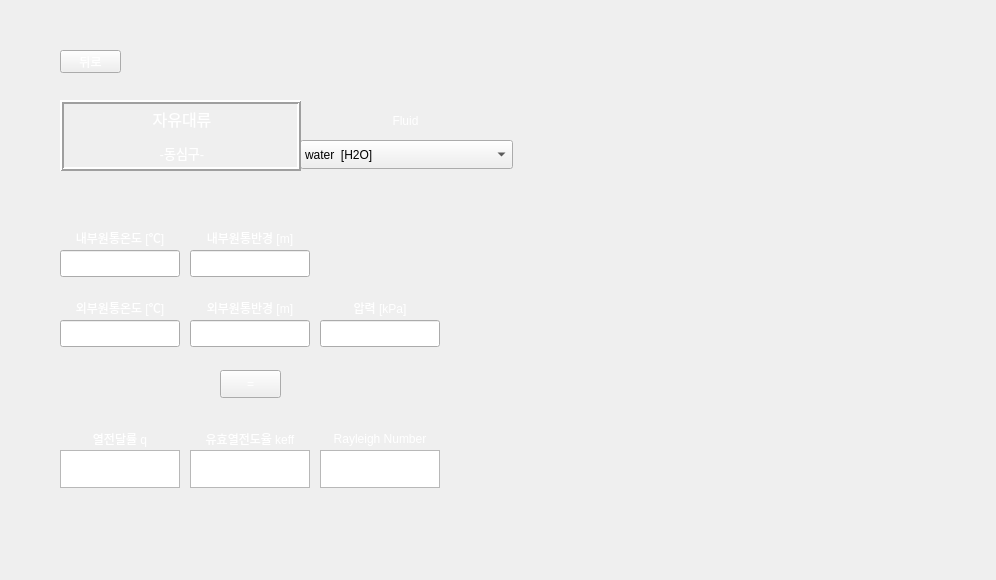
<?xml version="1.0" encoding="UTF-8"?>
<ui version="4.0">
 <class>Form</class>
 <widget class="QWidget" name="Form">
  <property name="geometry">
   <rect>
    <x>0</x>
    <y>0</y>
    <width>996</width>
    <height>580</height>
   </rect>
  </property>
  <property name="minimumSize">
   <size>
    <width>996</width>
    <height>580</height>
   </size>
  </property>
  <property name="maximumSize">
   <size>
    <width>996</width>
    <height>580</height>
   </size>
  </property>
  <property name="windowTitle">
   <string>Form</string>
  </property>
  <property name="styleSheet">
   <string notr="true"/>
  </property>
  <widget class="QPushButton" name="pushButton">
   <property name="geometry">
    <rect>
     <x>60</x>
     <y>50</y>
     <width>61</width>
     <height>23</height>
    </rect>
   </property>
   <property name="styleSheet">
    <string notr="true">QPushButton {
color: qlineargradient(spread:pad, x1:0, y1:1, x2:1, y2:0, stop:0 rgba(255, 255, 255, 255), stop:1 rgba(255, 255, 255, 255));
background-image: url(:/background/버튼2.png);
font: 10pt &quot;맑은 고딕&quot;;
}
QPushButton:hover{
border-image: url(:/background/버튼클릭2.png);
}</string>
   </property>
   <property name="text">
    <string>뒤로</string>
   </property>
  </widget>
  <widget class="QPushButton" name="pushButton_2">
   <property name="geometry">
    <rect>
     <x>220</x>
     <y>370</y>
     <width>61</width>
     <height>28</height>
    </rect>
   </property>
   <property name="styleSheet">
    <string notr="true">QPushButton {
color: qlineargradient(spread:pad, x1:0, y1:1, x2:1, y2:0, stop:0 rgba(255, 255, 255, 255), stop:1 rgba(255, 255, 255, 255));
background-image: url(:/background/버튼2.png);
font: 10pt &quot;맑은 고딕&quot;;
}
QPushButton:hover{
border-image: url(:/background/버튼클릭2.png);
}</string>
   </property>
   <property name="text">
    <string>=</string>
   </property>
  </widget>
  <widget class="QLabel" name="label">
   <property name="geometry">
    <rect>
     <x>60</x>
     <y>220</y>
     <width>120</width>
     <height>35</height>
    </rect>
   </property>
   <property name="styleSheet">
    <string notr="true">color: qlineargradient(spread:pad, x1:0, y1:1, x2:1, y2:0, stop:0 rgba(255, 255, 255, 255), stop:1 rgba(255, 255, 255, 255));
background-image: url(:/background/버튼2.png);
font: 8pt &quot;맑은 고딕&quot;;</string>
   </property>
   <property name="text">
    <string>내부원통온도 [℃]</string>
   </property>
   <property name="alignment">
    <set>Qt::AlignCenter</set>
   </property>
  </widget>
  <widget class="QLabel" name="label_3">
   <property name="geometry">
    <rect>
     <x>190</x>
     <y>220</y>
     <width>120</width>
     <height>35</height>
    </rect>
   </property>
   <property name="styleSheet">
    <string notr="true">color: qlineargradient(spread:pad, x1:0, y1:1, x2:1, y2:0, stop:0 rgba(255, 255, 255, 255), stop:1 rgba(255, 255, 255, 255));
background-image: url(:/background/버튼2.png);
font: 8pt &quot;맑은 고딕&quot;;</string>
   </property>
   <property name="text">
    <string>내부원통반경 [m]</string>
   </property>
   <property name="alignment">
    <set>Qt::AlignCenter</set>
   </property>
  </widget>
  <widget class="QLabel" name="label_5">
   <property name="geometry">
    <rect>
     <x>300</x>
     <y>102</y>
     <width>211</width>
     <height>38</height>
    </rect>
   </property>
   <property name="styleSheet">
    <string notr="true">color: qlineargradient(spread:pad, x1:0, y1:1, x2:1, y2:0, stop:0 rgba(255, 255, 255, 255), stop:1 rgba(255, 255, 255, 255));
background-image: url(:/background/버튼2.png);
font: 12pt &quot;맑은 고딕&quot;;</string>
   </property>
   <property name="text">
    <string>Fluid</string>
   </property>
   <property name="alignment">
    <set>Qt::AlignCenter</set>
   </property>
  </widget>
  <widget class="QLineEdit" name="lineEdit">
   <property name="geometry">
    <rect>
     <x>60</x>
     <y>250</y>
     <width>120</width>
     <height>27</height>
    </rect>
   </property>
   <property name="styleSheet">
    <string notr="true">font: 12pt &quot;맑은 고딕&quot;;
background-image: url(:/background/하얀거.png);</string>
   </property>
  </widget>
  <widget class="QLineEdit" name="lineEdit_3">
   <property name="geometry">
    <rect>
     <x>190</x>
     <y>250</y>
     <width>120</width>
     <height>27</height>
    </rect>
   </property>
   <property name="styleSheet">
    <string notr="true">font: 12pt &quot;맑은 고딕&quot;;
background-image: url(:/background/하얀거.png);</string>
   </property>
  </widget>
  <widget class="QLabel" name="label_2">
   <property name="geometry">
    <rect>
     <x>60</x>
     <y>290</y>
     <width>120</width>
     <height>35</height>
    </rect>
   </property>
   <property name="styleSheet">
    <string notr="true">color: qlineargradient(spread:pad, x1:0, y1:1, x2:1, y2:0, stop:0 rgba(255, 255, 255, 255), stop:1 rgba(255, 255, 255, 255));
background-image: url(:/background/버튼2.png);
font: 8pt &quot;맑은 고딕&quot;;</string>
   </property>
   <property name="text">
    <string>외부원통온도 [℃]</string>
   </property>
   <property name="alignment">
    <set>Qt::AlignCenter</set>
   </property>
  </widget>
  <widget class="QLabel" name="label_4">
   <property name="geometry">
    <rect>
     <x>190</x>
     <y>290</y>
     <width>120</width>
     <height>35</height>
    </rect>
   </property>
   <property name="styleSheet">
    <string notr="true">color: qlineargradient(spread:pad, x1:0, y1:1, x2:1, y2:0, stop:0 rgba(255, 255, 255, 255), stop:1 rgba(255, 255, 255, 255));
background-image: url(:/background/버튼2.png);
font: 8pt &quot;맑은 고딕&quot;;</string>
   </property>
   <property name="text">
    <string>외부원통반경 [m]</string>
   </property>
   <property name="alignment">
    <set>Qt::AlignCenter</set>
   </property>
  </widget>
  <widget class="QLabel" name="label_6">
   <property name="geometry">
    <rect>
     <x>320</x>
     <y>290</y>
     <width>120</width>
     <height>35</height>
    </rect>
   </property>
   <property name="styleSheet">
    <string notr="true">color: qlineargradient(spread:pad, x1:0, y1:1, x2:1, y2:0, stop:0 rgba(255, 255, 255, 255), stop:1 rgba(255, 255, 255, 255));
background-image: url(:/background/버튼2.png);
font: 8pt &quot;맑은 고딕&quot;;</string>
   </property>
   <property name="text">
    <string>압력 [kPa]</string>
   </property>
   <property name="alignment">
    <set>Qt::AlignCenter</set>
   </property>
  </widget>
  <widget class="QLineEdit" name="lineEdit_2">
   <property name="geometry">
    <rect>
     <x>60</x>
     <y>320</y>
     <width>120</width>
     <height>27</height>
    </rect>
   </property>
   <property name="styleSheet">
    <string notr="true">font: 12pt &quot;맑은 고딕&quot;;
background-image: url(:/background/하얀거.png);</string>
   </property>
  </widget>
  <widget class="QLineEdit" name="lineEdit_4">
   <property name="geometry">
    <rect>
     <x>190</x>
     <y>320</y>
     <width>120</width>
     <height>27</height>
    </rect>
   </property>
   <property name="styleSheet">
    <string notr="true">font: 12pt &quot;맑은 고딕&quot;;
background-image: url(:/background/하얀거.png);</string>
   </property>
  </widget>
  <widget class="QLineEdit" name="lineEdit_6">
   <property name="geometry">
    <rect>
     <x>320</x>
     <y>320</y>
     <width>120</width>
     <height>27</height>
    </rect>
   </property>
   <property name="styleSheet">
    <string notr="true">font: 12pt &quot;맑은 고딕&quot;;
background-image: url(:/background/하얀거.png);</string>
   </property>
  </widget>
  <widget class="QLabel" name="label_8">
   <property name="geometry">
    <rect>
     <x>60</x>
     <y>420</y>
     <width>120</width>
     <height>38</height>
    </rect>
   </property>
   <property name="styleSheet">
    <string notr="true">color: qlineargradient(spread:pad, x1:0, y1:1, x2:1, y2:0, stop:0 rgba(255, 255, 255, 255), stop:1 rgba(255, 255, 255, 255));
background-image: url(:/background/버튼2.png);
font: 8pt &quot;맑은 고딕&quot;;</string>
   </property>
   <property name="text">
    <string>열전달률 q</string>
   </property>
   <property name="alignment">
    <set>Qt::AlignCenter</set>
   </property>
  </widget>
  <widget class="QLabel" name="label_7">
   <property name="geometry">
    <rect>
     <x>190</x>
     <y>420</y>
     <width>120</width>
     <height>38</height>
    </rect>
   </property>
   <property name="styleSheet">
    <string notr="true">color: qlineargradient(spread:pad, x1:0, y1:1, x2:1, y2:0, stop:0 rgba(255, 255, 255, 255), stop:1 rgba(255, 255, 255, 255));
background-image: url(:/background/버튼2.png);
font: 8pt &quot;맑은 고딕&quot;;</string>
   </property>
   <property name="text">
    <string>유효열전도율 keff</string>
   </property>
   <property name="alignment">
    <set>Qt::AlignCenter</set>
   </property>
  </widget>
  <widget class="QLabel" name="label_9">
   <property name="geometry">
    <rect>
     <x>320</x>
     <y>420</y>
     <width>120</width>
     <height>38</height>
    </rect>
   </property>
   <property name="styleSheet">
    <string notr="true">color: qlineargradient(spread:pad, x1:0, y1:1, x2:1, y2:0, stop:0 rgba(255, 255, 255, 255), stop:1 rgba(255, 255, 255, 255));
background-image: url(:/background/버튼2.png);
font: 8pt &quot;맑은 고딕&quot;;</string>
   </property>
   <property name="text">
    <string>Rayleigh Number</string>
   </property>
   <property name="alignment">
    <set>Qt::AlignCenter</set>
   </property>
  </widget>
  <widget class="QTextBrowser" name="textBrowser">
   <property name="geometry">
    <rect>
     <x>60</x>
     <y>450</y>
     <width>120</width>
     <height>38</height>
    </rect>
   </property>
   <property name="sizePolicy">
    <sizepolicy hsizetype="Fixed" vsizetype="Preferred">
     <horstretch>0</horstretch>
     <verstretch>0</verstretch>
    </sizepolicy>
   </property>
   <property name="maximumSize">
    <size>
     <width>122</width>
     <height>38</height>
    </size>
   </property>
   <property name="styleSheet">
    <string notr="true">font: 12pt &quot;맑은 고딕&quot;;
background-image: url(:/background/하얀거.png);</string>
   </property>
  </widget>
  <widget class="QTextBrowser" name="textBrowser_2">
   <property name="geometry">
    <rect>
     <x>190</x>
     <y>450</y>
     <width>120</width>
     <height>38</height>
    </rect>
   </property>
   <property name="sizePolicy">
    <sizepolicy hsizetype="Fixed" vsizetype="Preferred">
     <horstretch>0</horstretch>
     <verstretch>0</verstretch>
    </sizepolicy>
   </property>
   <property name="maximumSize">
    <size>
     <width>122</width>
     <height>38</height>
    </size>
   </property>
   <property name="styleSheet">
    <string notr="true">font: 12pt &quot;맑은 고딕&quot;;
background-image: url(:/background/하얀거.png);</string>
   </property>
  </widget>
  <widget class="QTextBrowser" name="textBrowser_3">
   <property name="geometry">
    <rect>
     <x>320</x>
     <y>450</y>
     <width>120</width>
     <height>38</height>
    </rect>
   </property>
   <property name="sizePolicy">
    <sizepolicy hsizetype="Fixed" vsizetype="Preferred">
     <horstretch>0</horstretch>
     <verstretch>0</verstretch>
    </sizepolicy>
   </property>
   <property name="maximumSize">
    <size>
     <width>122</width>
     <height>38</height>
    </size>
   </property>
   <property name="styleSheet">
    <string notr="true">font: 12pt &quot;맑은 고딕&quot;;
background-image: url(:/background/하얀거.png);</string>
   </property>
  </widget>
  <widget class="QLabel" name="label_10">
   <property name="geometry">
    <rect>
     <x>0</x>
     <y>0</y>
     <width>996</width>
     <height>580</height>
    </rect>
   </property>
   <property name="styleSheet">
    <string notr="true">image: url(:/background/배경2.png);</string>
   </property>
   <property name="text">
    <string/>
   </property>
  </widget>
  <widget class="QLabel" name="label_11">
   <property name="geometry">
    <rect>
     <x>540</x>
     <y>45</y>
     <width>411</width>
     <height>491</height>
    </rect>
   </property>
   <property name="styleSheet">
    <string notr="true">image: url(:/background/fc concentric sphere.PNG);</string>
   </property>
   <property name="text">
    <string/>
   </property>
  </widget>
  <widget class="QLabel" name="label_12">
   <property name="geometry">
    <rect>
     <x>550</x>
     <y>380</y>
     <width>381</width>
     <height>121</height>
    </rect>
   </property>
   <property name="styleSheet">
    <string notr="true">image: url(:/background/fc concentric sphere-2.PNG);</string>
   </property>
   <property name="text">
    <string/>
   </property>
  </widget>
  <widget class="QComboBox" name="comboBox">
   <property name="geometry">
    <rect>
     <x>300</x>
     <y>140</y>
     <width>213</width>
     <height>29</height>
    </rect>
   </property>
   <property name="styleSheet">
    <string notr="true">background-image: url(:/background/하얀거.png);
font: 10pt &quot;맑은 고딕&quot;;</string>
   </property>
   <item>
    <property name="text">
     <string>water  [H2O]</string>
    </property>
   </item>
   <item>
    <property name="text">
     <string>air</string>
    </property>
   </item>
   <item>
    <property name="text">
     <string>1-Butene  [C4H8]</string>
    </property>
   </item>
   <item>
    <property name="text">
     <string>Acetone  [C3H6O]</string>
    </property>
   </item>
   <item>
    <property name="text">
     <string>Ammonia  [NH3]</string>
    </property>
   </item>
   <item>
    <property name="text">
     <string>Argon  [Ar]</string>
    </property>
   </item>
   <item>
    <property name="text">
     <string>Benzene  [C6H6]</string>
    </property>
   </item>
   <item>
    <property name="text">
     <string>CarbonDioxide  [CO2]</string>
    </property>
   </item>
   <item>
    <property name="text">
     <string>CarbonMonoxide  [CO]</string>
    </property>
   </item>
   <item>
    <property name="text">
     <string>CarbonylSulfide  [COS]</string>
    </property>
   </item>
   <item>
    <property name="text">
     <string>CycloHexane  [C6H12]</string>
    </property>
   </item>
   <item>
    <property name="text">
     <string>CycloPropane  [C3H6]</string>
    </property>
   </item>
   <item>
    <property name="text">
     <string>Cyclopentane  [C5H10]</string>
    </property>
   </item>
   <item>
    <property name="text">
     <string>D4  [C8H24O4Si4]</string>
    </property>
   </item>
   <item>
    <property name="text">
     <string>D5  [C10H30O5Si5]</string>
    </property>
   </item>
   <item>
    <property name="text">
     <string>D6  [C12H36O6Si6]</string>
    </property>
   </item>
   <item>
    <property name="text">
     <string>Deuterium  [D2]</string>
    </property>
   </item>
   <item>
    <property name="text">
     <string>Dichloroethane  [C2Cl2H4]</string>
    </property>
   </item>
   <item>
    <property name="text">
     <string>DiethylEther  [C4H10O]</string>
    </property>
   </item>
   <item>
    <property name="text">
     <string>DimethylCarbonate  [C3H6O3]</string>
    </property>
   </item>
   <item>
    <property name="text">
     <string>DimethylEther  [C2H6O]</string>
    </property>
   </item>
   <item>
    <property name="text">
     <string>Ethane  [C2H6]</string>
    </property>
   </item>
   <item>
    <property name="text">
     <string>Ethanol  [C2H6O]</string>
    </property>
   </item>
   <item>
    <property name="text">
     <string>EthylBenzene  [C8H10]</string>
    </property>
   </item>
   <item>
    <property name="text">
     <string>Ethylene  [C2H4]</string>
    </property>
   </item>
   <item>
    <property name="text">
     <string>EthyleneOxide  [C2H4O]</string>
    </property>
   </item>
   <item>
    <property name="text">
     <string>Fluorine  [F2]</string>
    </property>
   </item>
   <item>
    <property name="text">
     <string>HFE143m  [C2F3H3O]</string>
    </property>
   </item>
   <item>
    <property name="text">
     <string>HeavyWater  [D2O]</string>
    </property>
   </item>
   <item>
    <property name="text">
     <string>Helium  [He]</string>
    </property>
   </item>
   <item>
    <property name="text">
     <string>Hydrogen  [H2]</string>
    </property>
   </item>
   <item>
    <property name="text">
     <string>HydrogenChloride  [ClH]</string>
    </property>
   </item>
   <item>
    <property name="text">
     <string>HydrogenSulfide  [H2S]</string>
    </property>
   </item>
   <item>
    <property name="text">
     <string>IsoButane  [C4H10]</string>
    </property>
   </item>
   <item>
    <property name="text">
     <string>IsoButene  [C4H8]</string>
    </property>
   </item>
   <item>
    <property name="text">
     <string>Isohexane  [C6H14]</string>
    </property>
   </item>
   <item>
    <property name="text">
     <string>Isopentane  [C5H12]</string>
    </property>
   </item>
   <item>
    <property name="text">
     <string>Krypton  [Kr]</string>
    </property>
   </item>
   <item>
    <property name="text">
     <string>MD2M  [C10H30O3Si4]</string>
    </property>
   </item>
   <item>
    <property name="text">
     <string>MD3M  [C12H36O4Si5]</string>
    </property>
   </item>
   <item>
    <property name="text">
     <string>MD4M  [C14H42O5Si6]</string>
    </property>
   </item>
   <item>
    <property name="text">
     <string>MDM  [C8H24O2Si3]</string>
    </property>
   </item>
   <item>
    <property name="text">
     <string>MM  [C6H18OSi2]</string>
    </property>
   </item>
   <item>
    <property name="text">
     <string>Methane  [CH4]</string>
    </property>
   </item>
   <item>
    <property name="text">
     <string>Methanol  [CH4O]</string>
    </property>
   </item>
   <item>
    <property name="text">
     <string>MethylLinoleate  [C19H34O2]</string>
    </property>
   </item>
   <item>
    <property name="text">
     <string>MethylLinolenate  [C19H32O2]</string>
    </property>
   </item>
   <item>
    <property name="text">
     <string>MethylOleate  [C19H36O2]</string>
    </property>
   </item>
   <item>
    <property name="text">
     <string>MethylPalmitate  [C17H34O2]</string>
    </property>
   </item>
   <item>
    <property name="text">
     <string>MethylStearate  [C19H38O2]</string>
    </property>
   </item>
   <item>
    <property name="text">
     <string>Neon  [Ne]</string>
    </property>
   </item>
   <item>
    <property name="text">
     <string>Neopentane  [C5H12]</string>
    </property>
   </item>
   <item>
    <property name="text">
     <string>Nitrogen  [N2]</string>
    </property>
   </item>
   <item>
    <property name="text">
     <string>NitrousOxide  [N2O]</string>
    </property>
   </item>
   <item>
    <property name="text">
     <string>Novec649  [C6F12O]</string>
    </property>
   </item>
   <item>
    <property name="text">
     <string>OrthoDeuterium</string>
    </property>
   </item>
   <item>
    <property name="text">
     <string>OrthoHydrogen</string>
    </property>
   </item>
   <item>
    <property name="text">
     <string>Oxygen  [O2]</string>
    </property>
   </item>
   <item>
    <property name="text">
     <string>ParaDeuterium</string>
    </property>
   </item>
   <item>
    <property name="text">
     <string>ParaHydrogen</string>
    </property>
   </item>
   <item>
    <property name="text">
     <string>Propylene  [C3H6]</string>
    </property>
   </item>
   <item>
    <property name="text">
     <string>Propyne  [C3H4]</string>
    </property>
   </item>
   <item>
    <property name="text">
     <string>R11</string>
    </property>
   </item>
   <item>
    <property name="text">
     <string>R113</string>
    </property>
   </item>
   <item>
    <property name="text">
     <string>R114</string>
    </property>
   </item>
   <item>
    <property name="text">
     <string>R115</string>
    </property>
   </item>
   <item>
    <property name="text">
     <string>R116</string>
    </property>
   </item>
   <item>
    <property name="text">
     <string>R12</string>
    </property>
   </item>
   <item>
    <property name="text">
     <string>R123</string>
    </property>
   </item>
   <item>
    <property name="text">
     <string>R1233zd(E)</string>
    </property>
   </item>
   <item>
    <property name="text">
     <string>R1234yf</string>
    </property>
   </item>
   <item>
    <property name="text">
     <string>R1234ze(E)</string>
    </property>
   </item>
   <item>
    <property name="text">
     <string>R1234ze(Z)</string>
    </property>
   </item>
   <item>
    <property name="text">
     <string>R124</string>
    </property>
   </item>
   <item>
    <property name="text">
     <string>R1243zf</string>
    </property>
   </item>
   <item>
    <property name="text">
     <string>R125</string>
    </property>
   </item>
   <item>
    <property name="text">
     <string>R13</string>
    </property>
   </item>
   <item>
    <property name="text">
     <string>R134a</string>
    </property>
   </item>
   <item>
    <property name="text">
     <string>R13l1</string>
    </property>
   </item>
   <item>
    <property name="text">
     <string>R14</string>
    </property>
   </item>
   <item>
    <property name="text">
     <string>R141b</string>
    </property>
   </item>
   <item>
    <property name="text">
     <string>R142b</string>
    </property>
   </item>
   <item>
    <property name="text">
     <string>R143a</string>
    </property>
   </item>
   <item>
    <property name="text">
     <string>R152A</string>
    </property>
   </item>
   <item>
    <property name="text">
     <string>R161</string>
    </property>
   </item>
   <item>
    <property name="text">
     <string>R21</string>
    </property>
   </item>
   <item>
    <property name="text">
     <string>R218</string>
    </property>
   </item>
   <item>
    <property name="text">
     <string>R22</string>
    </property>
   </item>
   <item>
    <property name="text">
     <string>R227EA</string>
    </property>
   </item>
   <item>
    <property name="text">
     <string>R23</string>
    </property>
   </item>
   <item>
    <property name="text">
     <string>R236EA</string>
    </property>
   </item>
   <item>
    <property name="text">
     <string>R236FA</string>
    </property>
   </item>
   <item>
    <property name="text">
     <string>R245ca</string>
    </property>
   </item>
   <item>
    <property name="text">
     <string>R245fa</string>
    </property>
   </item>
   <item>
    <property name="text">
     <string>R32</string>
    </property>
   </item>
   <item>
    <property name="text">
     <string>R365MFC</string>
    </property>
   </item>
   <item>
    <property name="text">
     <string>R40</string>
    </property>
   </item>
   <item>
    <property name="text">
     <string>R404A</string>
    </property>
   </item>
   <item>
    <property name="text">
     <string>R407C</string>
    </property>
   </item>
   <item>
    <property name="text">
     <string>R41</string>
    </property>
   </item>
   <item>
    <property name="text">
     <string>R410A</string>
    </property>
   </item>
   <item>
    <property name="text">
     <string>R507A</string>
    </property>
   </item>
   <item>
    <property name="text">
     <string>RC318</string>
    </property>
   </item>
   <item>
    <property name="text">
     <string>SES36</string>
    </property>
   </item>
   <item>
    <property name="text">
     <string>SulfurDioxide  [O2S]</string>
    </property>
   </item>
   <item>
    <property name="text">
     <string>SulfurHexafluoride  [F6S]</string>
    </property>
   </item>
   <item>
    <property name="text">
     <string>Toluene  [C7H8]</string>
    </property>
   </item>
   <item>
    <property name="text">
     <string>Xenon  [Xe]</string>
    </property>
   </item>
   <item>
    <property name="text">
     <string>cis-2-Butene  [C4H8]</string>
    </property>
   </item>
   <item>
    <property name="text">
     <string>m-Xylene  [C8H10]</string>
    </property>
   </item>
   <item>
    <property name="text">
     <string>n-Butane  [C4H10]</string>
    </property>
   </item>
   <item>
    <property name="text">
     <string>n-Decane  [C10H22]</string>
    </property>
   </item>
   <item>
    <property name="text">
     <string>n-Dodecane  [C12H26]</string>
    </property>
   </item>
   <item>
    <property name="text">
     <string>n-Heptane  [C7H16]</string>
    </property>
   </item>
   <item>
    <property name="text">
     <string>n-Hexane  [C6H14]</string>
    </property>
   </item>
   <item>
    <property name="text">
     <string>n-Nonane  [C9H20]</string>
    </property>
   </item>
   <item>
    <property name="text">
     <string>n-Octane  [C8H18]</string>
    </property>
   </item>
   <item>
    <property name="text">
     <string>n-Pentane  [C5H12]</string>
    </property>
   </item>
   <item>
    <property name="text">
     <string>n-Propane  [C3H8]</string>
    </property>
   </item>
   <item>
    <property name="text">
     <string>n-Undecane  [C11H24]</string>
    </property>
   </item>
   <item>
    <property name="text">
     <string>o-Xylene  [C8H10]</string>
    </property>
   </item>
   <item>
    <property name="text">
     <string>p-Xylene  [C8H10]</string>
    </property>
   </item>
   <item>
    <property name="text">
     <string>trans-2-Butene  [C4H8]</string>
    </property>
   </item>
  </widget>
  <widget class="QLabel" name="label_13">
   <property name="geometry">
    <rect>
     <x>60</x>
     <y>100</y>
     <width>241</width>
     <height>71</height>
    </rect>
   </property>
   <property name="styleSheet">
    <string notr="true">font: 10pt &quot;맑은 고딕&quot;;
color: rgb(255, 255, 255);
background-image: url(:/background/버튼2.png);</string>
   </property>
   <property name="frameShape">
    <enum>QFrame::Box</enum>
   </property>
   <property name="frameShadow">
    <enum>QFrame::Raised</enum>
   </property>
   <property name="lineWidth">
    <number>2</number>
   </property>
   <property name="text">
    <string>&lt;!DOCTYPE HTML PUBLIC &quot;-//W3C//DTD HTML 4.0//EN&quot; &quot;http://www.w3.org/TR/REC-html40/strict.dtd&quot;&gt;
&lt;html&gt;&lt;head&gt;&lt;meta name=&quot;qrichtext&quot; content=&quot;1&quot; /&gt;&lt;style type=&quot;text/css&quot;&gt;
p, li { white-space: pre-wrap; }
&lt;/style&gt;&lt;/head&gt;&lt;body style=&quot; font-family:'맑은 고딕'; font-size:10pt; font-weight:400; font-style:normal;&quot;&gt;
&lt;p align=&quot;center&quot; style=&quot; margin-top:12px; margin-bottom:12px; margin-left:0px; margin-right:0px; -qt-block-indent:0; text-indent:0px;&quot;&gt;&lt;span style=&quot; font-size:12pt;&quot;&gt;자유대류&lt;/span&gt;&lt;/p&gt;
&lt;p align=&quot;center&quot; style=&quot; margin-top:12px; margin-bottom:12px; margin-left:0px; margin-right:0px; -qt-block-indent:0; text-indent:0px;&quot;&gt;-동심구-&lt;/p&gt;&lt;/body&gt;&lt;/html&gt;</string>
   </property>
   <property name="buddy">
    <cstring>pushButton</cstring>
   </property>
  </widget>
  <zorder>label_10</zorder>
  <zorder>pushButton</zorder>
  <zorder>pushButton_2</zorder>
  <zorder>label</zorder>
  <zorder>label_3</zorder>
  <zorder>label_5</zorder>
  <zorder>lineEdit</zorder>
  <zorder>lineEdit_3</zorder>
  <zorder>label_2</zorder>
  <zorder>label_4</zorder>
  <zorder>label_6</zorder>
  <zorder>lineEdit_2</zorder>
  <zorder>lineEdit_4</zorder>
  <zorder>lineEdit_6</zorder>
  <zorder>label_8</zorder>
  <zorder>label_7</zorder>
  <zorder>label_9</zorder>
  <zorder>textBrowser</zorder>
  <zorder>textBrowser_2</zorder>
  <zorder>textBrowser_3</zorder>
  <zorder>label_11</zorder>
  <zorder>label_12</zorder>
  <zorder>comboBox</zorder>
  <zorder>label_13</zorder>
 </widget>
 <resources>
  <include location="../resource/resources.qrc"/>
 </resources>
 <connections/>
</ui>
